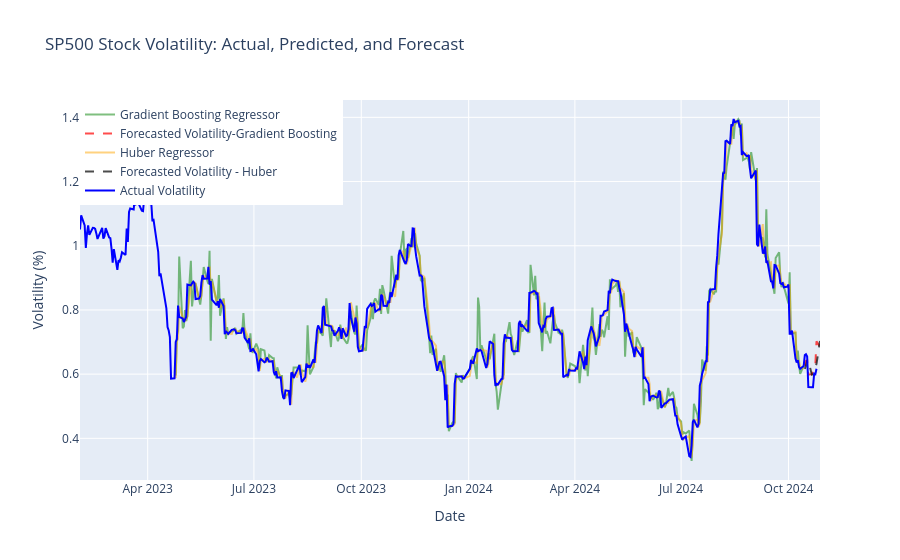

The code cell stored with this chart in its notebook:
### Code cell
from plotly.subplots import make_subplots
import plotly.graph_objs as go

# Create a figure
fig = make_subplots()

# Add predicted volatility trace
fig.add_trace(go.Scatter(
    x=y_test.index, 
    y=y_pred * 100,  # Convert to percentage
    mode='lines', 
    name='Gradient Boosting Regressor', 
    line=dict(color='green', dash='solid'),
    opacity=0.5
))

# Add forecasted volatility trace
fig.add_trace(go.Scatter(
    x=forecast_df['Date'], 
    y=forecast_df['Forecasted_Volatility'] * 100,  # Convert to percentage
    mode='lines', 
    name='Forecasted Volatility-Gradient Boosting', 
    line=dict(color='red', dash='dash'),
    opacity=0.7
))

# Add predicted volatility trace
fig.add_trace(go.Scatter(
    x=y_test.index, 
    y=y_pred_ * 100,  # Convert to percentage
    mode='lines', 
    name='Huber Regressor', 
    line=dict(color='orange', dash='solid'),
    opacity=0.5
))

# Add forecasted volatility trace
fig.add_trace(go.Scatter(
    x=forecast_df_['Date'], 
    y=forecast_df_['Forecasted_Volatility Huber'] * 100,  # Convert to percentage
    mode='lines', 
    name='Forecasted Volatility - Huber', 
    line=dict(color='black', dash='dash'),
    opacity=0.7
))

# Add actual volatility trace
fig.add_trace(go.Scatter(
    x=stock_data_true.index, 
    y=stock_data_true['Volatility'] * 100,  # Convert to percentage
    mode='lines', 
    name='Actual Volatility', 
    line=dict(color='blue', dash='solid')
))

# Update layout
fig.update_layout(
    title='SP500 Stock Volatility: Actual, Predicted, and Forecast',
    xaxis_title='Date',
    yaxis_title='Volatility (%)',  # Update Y axis title
    legend=dict(x=0, y=1)
)

# Show the figure
fig.show()

### Figure 1 — Plotly figure (JSON) as saved in the notebook; plotly's stock layout.template omitted (floating-point values rounded to 4 significant figures; data arrays with more than 128 entries replaced by an {"elided": "..."} marker saying what was removed)
{"data": [{"line": {"color": "green", "dash": "solid"}, "mode": "lines", "name": "Gradient Boosting Regressor", "opacity": 0.5, "type": "scatter", "x": {"elided": "371 str values"}, "y": {"elided": "371 float values"}}, {"line": {"color": "red", "dash": "dash"}, "mode": "lines", "name": "Forecasted Volatility-Gradient Boosting", "opacity": 0.7, "type": "scatter", "x": ["2024-10-15T00:00:00", "2024-10-16T00:00:00", "2024-10-17T00:00:00", "2024-10-18T00:00:00", "2024-10-21T00:00:00", "2024-10-22T00:00:00", "2024-10-23T00:00:00", "2024-10-24T00:00:00", "2024-10-25T00:00:00", "2024-10-28T00:00:00"], "y": [0.6261, 0.642, 0.6433, 0.5986, 0.5998, 0.6094, 0.6237, 0.63, 0.7021, 0.6853]}, {"line": {"color": "orange", "dash": "solid"}, "mode": "lines", "name": "Huber Regressor", "opacity": 0.5, "type": "scatter", "x": {"elided": "371 str values"}, "y": {"elided": "371 float values"}}, {"line": {"color": "black", "dash": "dash"}, "mode": "lines", "name": "Forecasted Volatility - Huber", "opacity": 0.7, "type": "scatter", "x": ["2024-10-15T00:00:00", "2024-10-16T00:00:00", "2024-10-17T00:00:00", "2024-10-18T00:00:00", "2024-10-21T00:00:00", "2024-10-22T00:00:00", "2024-10-23T00:00:00", "2024-10-24T00:00:00", "2024-10-25T00:00:00", "2024-10-28T00:00:00"], "y": [0.6165, 0.6256, 0.6436, 0.6432, 0.5982, 0.5995, 0.6103, 0.6239, 0.632, 0.7034]}, {"line": {"color": "blue", "dash": "solid"}, "mode": "lines", "name": "Actual Volatility", "type": "scatter", "x": {"elided": "436 str values"}, "y": {"elided": "436 float values"}}], "layout": {"legend": {"x": 0, "y": 1}, "title": {"text": "SP500 Stock Volatility: Actual, Predicted, and Forecast"}, "xaxis": {"anchor": "y", "domain": [0, 1], "title": {"text": "Date"}}, "yaxis": {"anchor": "x", "domain": [0, 1], "title": {"text": "Volatility (%)"}}}}
